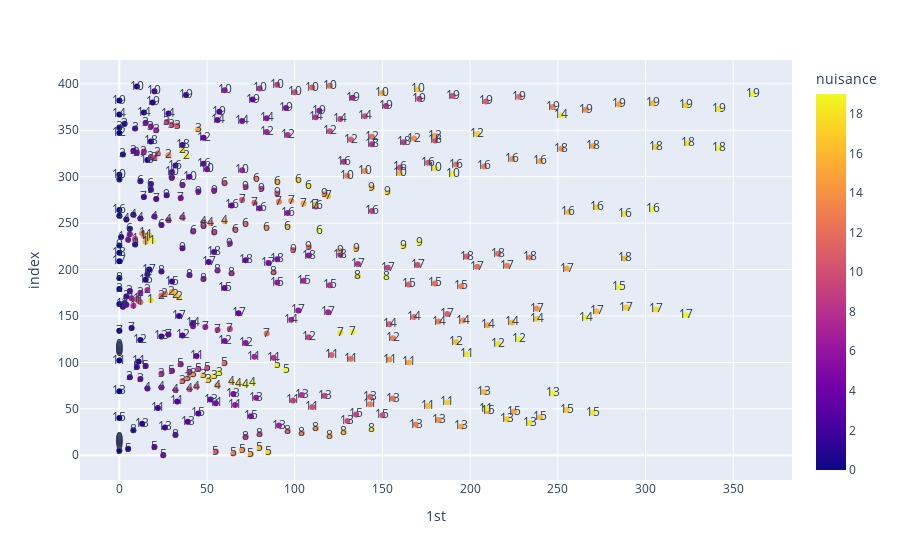

Notebook cell for this chart:
### Markdown cell above
### q space (latent nuisance space)

### Code cell
color = 'nuisance'
if q==1:
    pca_N = Ns.reshape(-1,1)
    df = pd.DataFrame(pca_N, columns = ['1st'])
    tem = pd.DataFrame(X_nuisances.reshape(-1,1),columns=['nuisance'])
    df = pd.concat([df,tem],axis=1)
    tem = pd.DataFrame(np.repeat(X_states,nt,axis=0),columns=['state'])
    df = pd.concat([df,tem],axis=1)
    fig = px.scatter(df, x='1st', color='nuisance', text='state')
    fig.show()
elif q==2:
    pca_N = Ns.reshape(-1,q)
    df = pd.DataFrame(pca_N, columns = ['1st','2nd'])
    tem = pd.DataFrame(X_nuisances.reshape(-1,1),columns=['nuisance'])
    df = pd.concat([df,tem],axis=1)
    tem = pd.DataFrame(np.repeat(X_states,nt,axis=0),columns=['state'])
    df = pd.concat([df,tem],axis=1)
    df.sort_values('state',inplace=True)
    fig = px.scatter(df, x='1st', y='2nd', color=color, text='state')
    fig.update_layout(title_text='q space PCA')
    fig.update_traces(textposition='top center')
    fig.show()
elif q==3:
    pca = PCA(n_components=3)
    pca_N = pca.fit_transform(Ns.reshape(-1,q))
    pca_N = Ns.reshape(-1,q)
    df = pd.DataFrame(pca_N, columns = ['1st','2nd','3rd'])
    tem = pd.DataFrame(X_nuisances.reshape(-1,1),columns=['nuisance'])
    df = pd.concat([df,tem],axis=1)
    tem = pd.DataFrame(np.repeat(X_states,nt,axis=0),columns=['state'])
    df = pd.concat([df,tem],axis=1)
    df.sort_values('state',inplace=True)
    fig = px.scatter_3d(df, x='1st', y='2nd', z='3rd', color='nuisance', text='state')
    fig.update_layout(title_text='q space PCA')
    fig.update_traces(textposition='top center')
    fig.show()

### Figure 1 — Plotly figure (JSON) as saved in the notebook; plotly's stock layout.template omitted (floating-point values rounded to 4 significant figures; data arrays with more than 128 entries replaced by an {"elided": "..."} marker saying what was removed)
{"data": [{"hovertemplate": "1st=%{x}<br>index=%{y}<br>state=%{text}<br>nuisance=%{marker.color}<extra></extra>", "legendgroup": "", "marker": {"color": {"elided": "400 int values"}, "coloraxis": "coloraxis", "symbol": "circle"}, "mode": "markers+text", "name": "", "orientation": "h", "showlegend": false, "text": {"elided": "400 int values"}, "type": "scatter", "x": {"elided": "400 float values"}, "xaxis": "x", "y": {"elided": "400 int values"}, "yaxis": "y"}], "layout": {"autosize": true, "coloraxis": {"colorbar": {"title": {"text": "nuisance"}}, "colorscale": [[0, "#0d0887"], [0.1111, "#46039f"], [0.2222, "#7201a8"], [0.3333, "#9c179e"], [0.4444, "#bd3786"], [0.5556, "#d8576b"], [0.6667, "#ed7953"], [0.7778, "#fb9f3a"], [0.8889, "#fdca26"], [1, "#f0f921"]]}, "legend": {"tracegroupgap": 0}, "margin": {"t": 60}, "xaxis": {"anchor": "y", "autorange": true, "domain": [0, 1], "range": [-23.8, 384.9], "title": {"text": "1st"}, "type": "linear"}, "yaxis": {"anchor": "x", "autorange": true, "domain": [0, 1], "range": [-30.89, 429.9], "title": {"text": "index"}, "type": "linear"}}}
